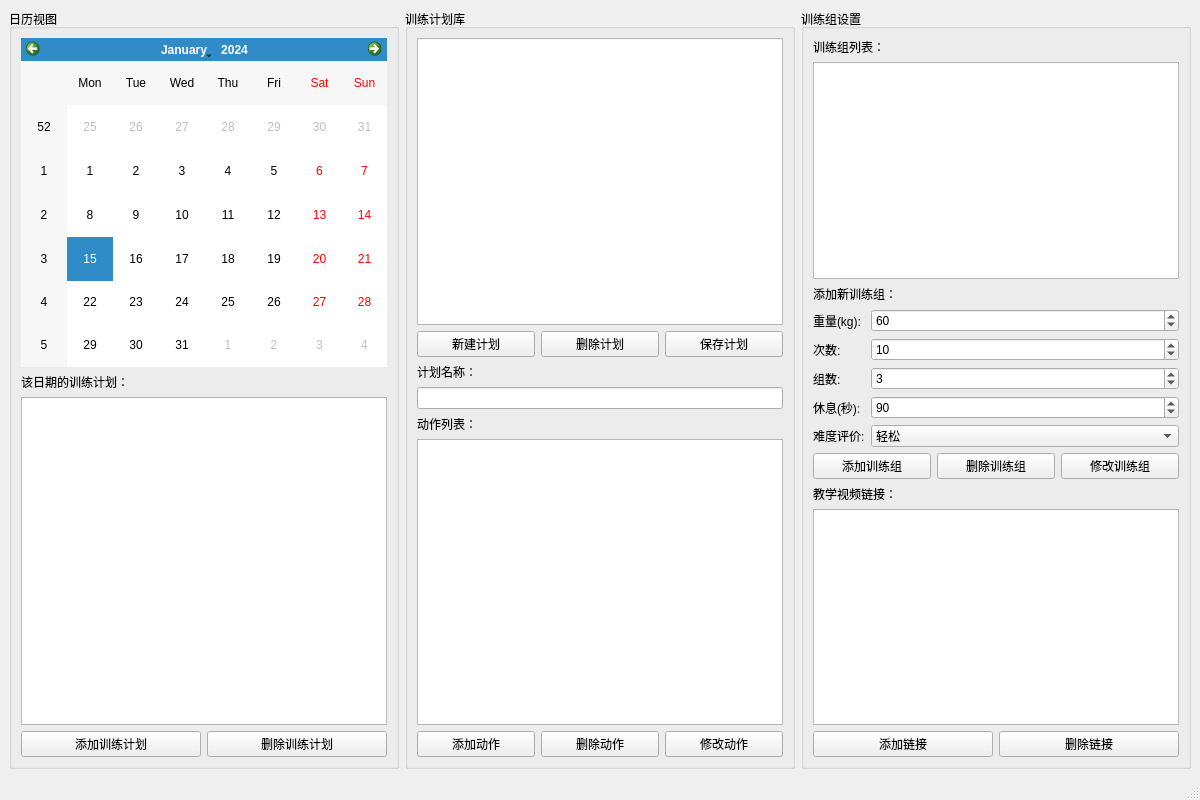
<?xml version="1.0" encoding="UTF-8"?>
<ui version="4.0">
 <class>TrainWindow</class>
 <widget class="QMainWindow" name="TrainWindow">
  <property name="geometry">
   <rect>
    <x>0</x>
    <y>0</y>
    <width>1200</width>
    <height>800</height>
   </rect>
  </property>
  <property name="windowTitle">
   <string>训练计划管理系统</string>
  </property>
  <widget class="QWidget" name="centralwidget">
   <layout class="QHBoxLayout" name="horizontalLayout">
    <item>
     <!-- 左侧：日历和日期训练计划 -->
     <widget class="QGroupBox" name="groupCalendar">
      <property name="title">
       <string>日历视图</string>
      </property>
      <layout class="QVBoxLayout" name="verticalLayout">
       <item>
        <widget class="QCalendarWidget" name="calendarWidget"/>
       </item>
       <item>
        <widget class="QLabel" name="label">
         <property name="text">
          <string>该日期的训练计划：</string>
         </property>
        </widget>
       </item>
       <item>
        <widget class="QListWidget" name="listDateTrains"/>
       </item>
       <item>
        <layout class="QHBoxLayout" name="horizontalLayout_2">
         <item>
          <widget class="QPushButton" name="btnAddTrainToDate">
           <property name="text">
            <string>添加训练计划</string>
           </property>
          </widget>
         </item>
         <item>
          <widget class="QPushButton" name="btnDeleteTrainFromDate">
           <property name="text">
            <string>删除训练计划</string>
           </property>
          </widget>
         </item>
        </layout>
       </item>
      </layout>
     </widget>
    </item>
    <item>
     <!-- 中间：训练计划库 -->
     <widget class="QGroupBox" name="groupTrainPlans">
      <property name="title">
       <string>训练计划库</string>
      </property>
      <layout class="QVBoxLayout" name="verticalLayout_2">
       <item>
        <widget class="QListWidget" name="listTrainPlans"/>
       </item>
       <item>
        <layout class="QHBoxLayout" name="horizontalLayout_3">
         <item>
          <widget class="QPushButton" name="btnNewTrainPlan">
           <property name="text">
            <string>新建计划</string>
           </property>
          </widget>
         </item>
         <item>
          <widget class="QPushButton" name="btnDeleteTrainPlan">
           <property name="text">
            <string>删除计划</string>
           </property>
          </widget>
         </item>
         <item>
          <widget class="QPushButton" name="btnSaveTrainPlan">
           <property name="text">
            <string>保存计划</string>
           </property>
          </widget>
         </item>
        </layout>
       </item>
       <item>
        <widget class="QLabel" name="label_2">
         <property name="text">
          <string>计划名称：</string>
         </property>
        </widget>
       </item>
       <item>
        <widget class="QLineEdit" name="lineTrainName"/>
       </item>
       <item>
        <widget class="QLabel" name="label_3">
         <property name="text">
          <string>动作列表：</string>
         </property>
        </widget>
       </item>
       <item>
        <widget class="QListWidget" name="listActions"/>
       </item>
       <item>
        <layout class="QHBoxLayout" name="horizontalLayout_4">
         <item>
          <widget class="QPushButton" name="btnAddAction">
           <property name="text">
            <string>添加动作</string>
           </property>
          </widget>
         </item>
         <item>
          <widget class="QPushButton" name="btnDeleteAction">
           <property name="text">
            <string>删除动作</string>
           </property>
          </widget>
         </item>
         <item>
          <widget class="QPushButton" name="btnModifyAction">
           <property name="text">
            <string>修改动作</string>
           </property>
          </widget>
         </item>
        </layout>
       </item>
      </layout>
     </widget>
    </item>
    <item>
     <!-- 右侧：训练组详情 -->
     <widget class="QGroupBox" name="groupSets">
      <property name="title">
       <string>训练组设置</string>
      </property>
      <layout class="QVBoxLayout" name="verticalLayout_3">
       <item>
        <widget class="QLabel" name="label_4">
         <property name="text">
          <string>训练组列表：</string>
         </property>
        </widget>
       </item>
       <item>
        <widget class="QListWidget" name="listSets"/>
       </item>
       <item>
        <widget class="QLabel" name="label_5">
         <property name="text">
          <string>添加新训练组：</string>
         </property>
        </widget>
       </item>
       <item>
        <layout class="QFormLayout" name="formLayout">
         <item row="0" column="0">
          <widget class="QLabel" name="label_6">
           <property name="text">
            <string>重量(kg):</string>
           </property>
          </widget>
         </item>
         <item row="0" column="1">
          <widget class="QSpinBox" name="spinWeight">
           <property name="maximum">
            <number>500</number>
           </property>
           <property name="value">
            <number>60</number>
           </property>
          </widget>
         </item>
         <item row="1" column="0">
          <widget class="QLabel" name="label_7">
           <property name="text">
            <string>次数:</string>
           </property>
          </widget>
         </item>
         <item row="1" column="1">
          <widget class="QSpinBox" name="spinReps">
           <property name="minimum">
            <number>1</number>
           </property>
           <property name="maximum">
            <number>100</number>
           </property>
           <property name="value">
            <number>10</number>
           </property>
          </widget>
         </item>
         <item row="2" column="0">
          <widget class="QLabel" name="label_8">
           <property name="text">
            <string>组数:</string>
           </property>
          </widget>
         </item>
         <item row="2" column="1">
          <widget class="QSpinBox" name="spinGroups">
           <property name="minimum">
            <number>1</number>
           </property>
           <property name="maximum">
            <number>20</number>
           </property>
           <property name="value">
            <number>3</number>
           </property>
          </widget>
         </item>
         <item row="3" column="0">
          <widget class="QLabel" name="label_9">
           <property name="text">
            <string>休息(秒):</string>
           </property>
          </widget>
         </item>
         <item row="3" column="1">
          <widget class="QSpinBox" name="spinRest">
           <property name="maximum">
            <number>600</number>
           </property>
           <property name="value">
            <number>90</number>
           </property>
          </widget>
         </item>
         <item row="4" column="0">
          <widget class="QLabel" name="label_10">
           <property name="text">
            <string>难度评价:</string>
           </property>
          </widget>
         </item>
         <item row="4" column="1">
          <widget class="QComboBox" name="comboEval">
           <item>
            <property name="text">
             <string>轻松</string>
            </property>
           </item>
           <item>
            <property name="text">
             <string>中等</string>
            </property>
           </item>
           <item>
            <property name="text">
             <string>困难</string>
            </property>
           </item>
          </widget>
         </item>
        </layout>
       </item>
       <item>
        <layout class="QHBoxLayout" name="horizontalLayout_5">
         <item>
          <widget class="QPushButton" name="btnAddSet">
           <property name="text">
            <string>添加训练组</string>
           </property>
          </widget>
         </item>
         <item>
          <widget class="QPushButton" name="btnDeleteSet">
           <property name="text">
            <string>删除训练组</string>
           </property>
          </widget>
         </item>
         <item>
          <widget class="QPushButton" name="btnModifySet">
           <property name="text">
            <string>修改训练组</string>
           </property>
          </widget>
         </item>
        </layout>
       </item>
       <item>
        <widget class="QLabel" name="label_11">
         <property name="text">
          <string>教学视频链接：</string>
         </property>
        </widget>
       </item>
       <item>
        <widget class="QListWidget" name="listTutorials"/>
       </item>
       <item>
        <layout class="QHBoxLayout" name="horizontalLayout_6">
         <item>
          <widget class="QPushButton" name="btnAddTutorial">
           <property name="text">
            <string>添加链接</string>
           </property>
          </widget>
         </item>
         <item>
          <widget class="QPushButton" name="btnDeleteTutorial">
           <property name="text">
            <string>删除链接</string>
           </property>
          </widget>
         </item>
        </layout>
       </item>
      </layout>
     </widget>
    </item>
   </layout>
  </widget>
  <widget class="QMenuBar" name="menubar">
   <property name="geometry">
    <rect>
     <x>0</x>
     <y>0</y>
     <width>1200</width>
     <height>21</height>
    </rect>
   </property>
  </widget>
  <widget class="QStatusBar" name="statusbar"/>
 </widget>
 <resources/>
 <connections/>
</ui>
